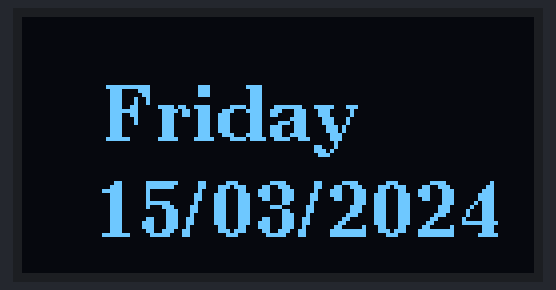
The sketch below on a simulated Arduino Uno, built with avr-gcc and run on an emulated ATmega328P. On the bench: 128×64 one-colour display. The local clock reads 2024-03-15 10:24:30 at power-on unless the sketch sets it.

Above: at 1.5 s.
At 13.0 s:
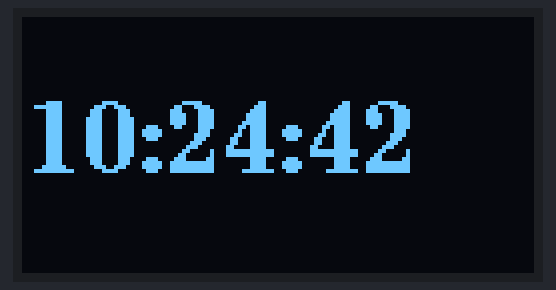
At 21.2 s:
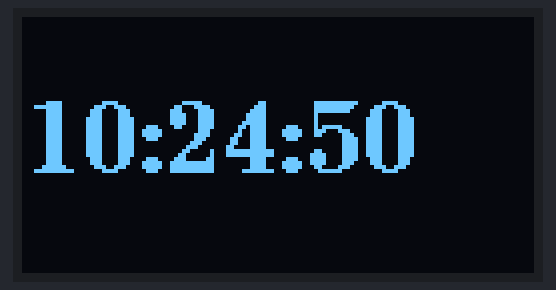
At 23.9 s:
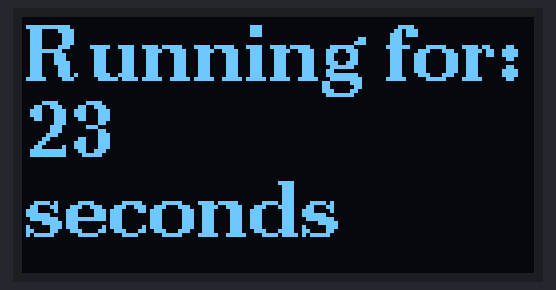
At 26.6 s:
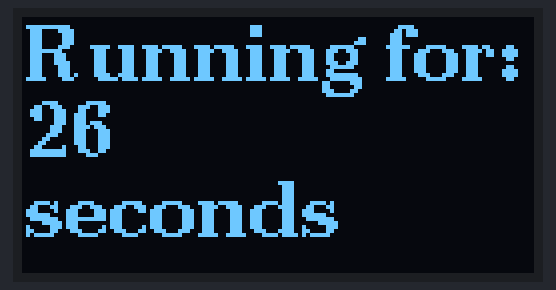
At 32.0 s:
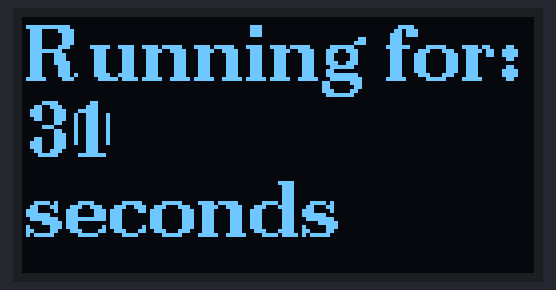

The sketch:

oled_clock_multi.ino
```cpp
#include <Arduino.h>
#include <U8g2lib.h>
#include "RTClib.h"
#include <Wire.h>
char daysOfTheWeek[7][12] = {"Sunday", "Monday", "Tuesday", "Wednesday", "Thursday", "Friday", "Saturday"};
#ifdef U8X8_HAVE_HW_SPI
#include <SPI.h>
#endif
#ifdef U8X8_HAVE_HW_I2C
#include <Wire.h>
#endif

RTC_DS3231 rtc;
U8G2_SSD1306_128X64_NONAME_1_4W_SW_SPI u8g2(U8G2_R0, /* clock=*/ 13, /* data=*/ 11, /* cs=*/ 10, /* dc=*/ 9, /* reset=*/ 8);


void u8g2_prepare(void) {
  u8g2.setFont(u8g2_font_6x10_tf);
  u8g2.setFontRefHeightExtendedText();
  u8g2.setDrawColor(1);
  u8g2.setFontPosTop();
  u8g2.setFontDirection(0);
}

void u8g2_date() {
  u8g2.setFont(u8g2_font_ncenB14_tr);
  DateTime now = rtc.now();
  u8g2.setCursor(21, 16);
  u8g2.print(daysOfTheWeek[now.dayOfTheWeek()]);
  u8g2.setCursor(18, 40);
  if (now.day() < 10) {
    u8g2.print("0");
  }
  u8g2.print(now.day(), DEC);
  u8g2.print('/');
  if (now.month() < 10) {
    u8g2.print("0");
  }
  u8g2.print(now.month(), DEC);
  u8g2.print('/');
  u8g2.print(now.year(), DEC);
  u8g2.setCursor(30, 63);
  u8g2.print(now.hour(), DEC);
  u8g2.print(':');
  if (now.minute() < 10) {
    u8g2.print("0");
  }
  u8g2.print(now.minute(), DEC);
  u8g2.print(':');
  if (now.second() < 10) {
    u8g2.print("0");
  }
  u8g2.print(now.second(), DEC);
  delay(100);
}

void u8g2_time() {

  u8g2.setFont(u8g2_font_ncenB18_tr);
  DateTime now = rtc.now();
  u8g2.setCursor(1, 20);
  u8g2.print(now.hour(), DEC);
  u8g2.print(':');
  if (now.minute() < 10) {
    u8g2.print("0");
  }
  u8g2.print(now.minute(), DEC);
  u8g2.print(':');
  if (now.second() < 10) {
    u8g2.print("0");
  }
  u8g2.print(now.second(), DEC);
  delay(100);
}

void u8g2_day() {
  u8g2.setFont(u8g2_font_ncenB14_tr);
  u8g2.setCursor(1,1);
  u8g2.print("Running for:");
  u8g2.setCursor(1, 20);
  long time = millis();
  u8g2.print(time/1000);
  u8g2.setCursor(1,40);
  u8g2.print("seconds");
  delay(100);
}


uint8_t draw_state = 0;

void draw(void) {
  u8g2_prepare();
  switch (draw_state >> 3) {
    case 0: u8g2_date(); break;
    case 1: u8g2_time(); break;
    case 2: u8g2_day(); break;
  }
}


void setup(void) {
  u8g2.begin();
  rtc.begin();
}

void loop(void) {
  // picture loop
  u8g2.firstPage();
  do {
    draw();
  } while ( u8g2.nextPage() );

  // increase the state
  draw_state++;
  if ( draw_state >= 3 * 8 )
    draw_state = 0;

  // delay between each page
  delay(100);

}
```

Measured:
- what the display in image 0 shows lasts 11.6 s, from 1.4 s to 13.0 s
- what the display in image 1 shows lasts 1.1 s, from 13.0 s to 14.1 s
- what the display in image 2 shows lasts 1.4 s, from 21.1 s to 22.5 s
- what the display in image 3 shows lasts 1.4 s, from 23.8 s to 25.2 s
- what the display in image 5 shows lasts 1.5 s, from 31.9 s to 33.4 s
